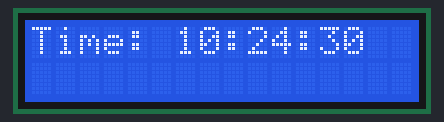
Bench run of a sketch on a simulated Arduino Uno, built with avr-gcc and run on an emulated ATmega328P. Parts: 16×2 character LCD. The local clock reads 2024-03-15 10:24:30 at power-on unless the sketch sets it.

Above: at 0.1 s.
At 4.2 s:
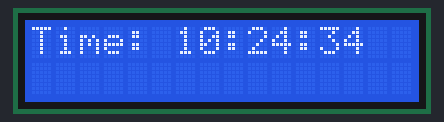
At 9.3 s:
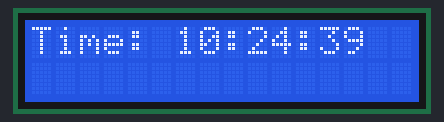
At 19.4 s:
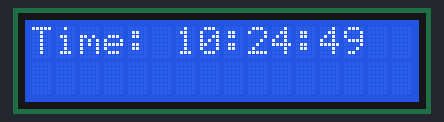
At 28.6 s:
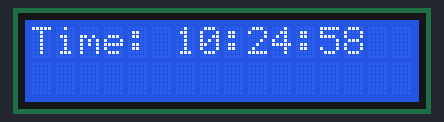
At 38.7 s:
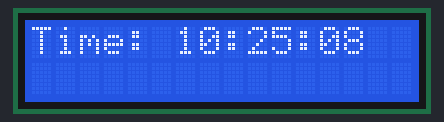

Measured:
- what the display in image 1 shows lasts 1.1 s, from 4.1 s to 5.2 s

The sketch:

rtclocktest.ino
```cpp
#include <Wire.h>
#include <LiquidCrystal_I2C.h>
#include <DS1302.h>

// Подключение датчика реального времени
DS1302 rtc(2, 3, 4); // RST, DAT, CLK

// Подключение дисплея 1602 I2C
LiquidCrystal_I2C lcd(0x27, 16, 2);

void setup() {
  // Инициализация датчика реального времени
  rtc.halt(false);
  rtc.writeProtect(false);


  // Инициализация дисплея 1602 I2C
  lcd.init();
  lcd.backlight();
}

void loop() {
  // Чтение времени из датчика реального времени
  DateTime now = rtc.now();

  // Вывод времени на дисплей
  lcd.setCursor(0, 0);
  lcd.print("Time: ");
  if (now.hour() < 10) {
    lcd.print("0");
  }
  lcd.print(now.hour());
  lcd.print(":");
  if (now.minute() < 10) {
    lcd.print("0");
  }
  lcd.print(now.minute());
  lcd.print(":");
  if (now.second() < 10) {
    lcd.print("0");
  }
  lcd.print(now.second());

  delay(1000);
}
```
